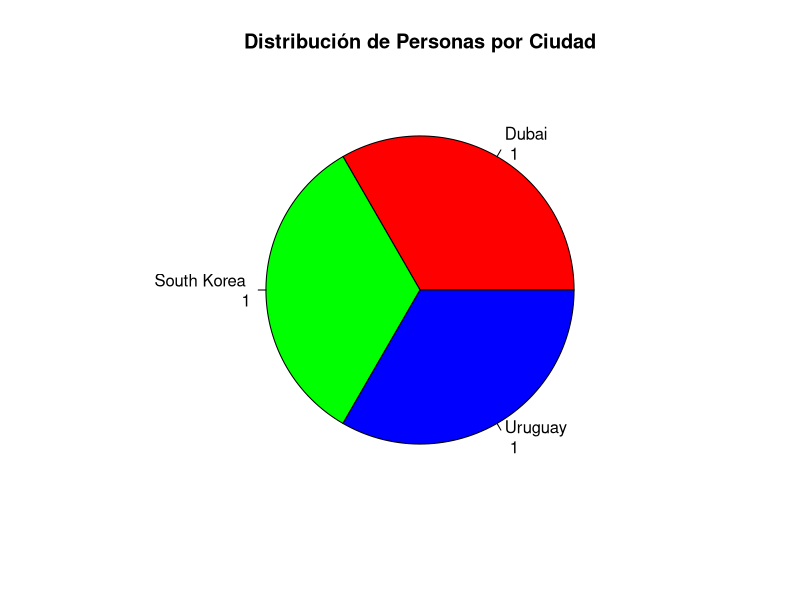

The R script that drew this image:
n <- 645
numbers <- c((1:5))
numbers <- c((1:5)+n)

print (numbers)

pepito <- function(numero){
  return(numero*numero)
}

person <- data.frame(
  "name" = c("Maria","Laura","Rosa"),
  "age" = 17:19,
  "city" = c("Dubai","Uruguay","South Korea")
)

agePerson <- c(person$age)

for(num in 1: nrow(person)){
  if(person$age[num]>18){
    print(person$name[num])
  }
}

person_sorted <- person[order(person$age), ]

city_age_table <- table(person_sorted$city)

print(city_age_table)

city_freq <- table(person$city)

pie(city_freq,
    main = "Distribución de Personas por Ciudad",
    col = rainbow(length(city_freq)),  # Colores para las porciones
    labels = paste(names(city_freq), "\n", city_freq)  # Etiquetas con nombres y frecuencias
)
